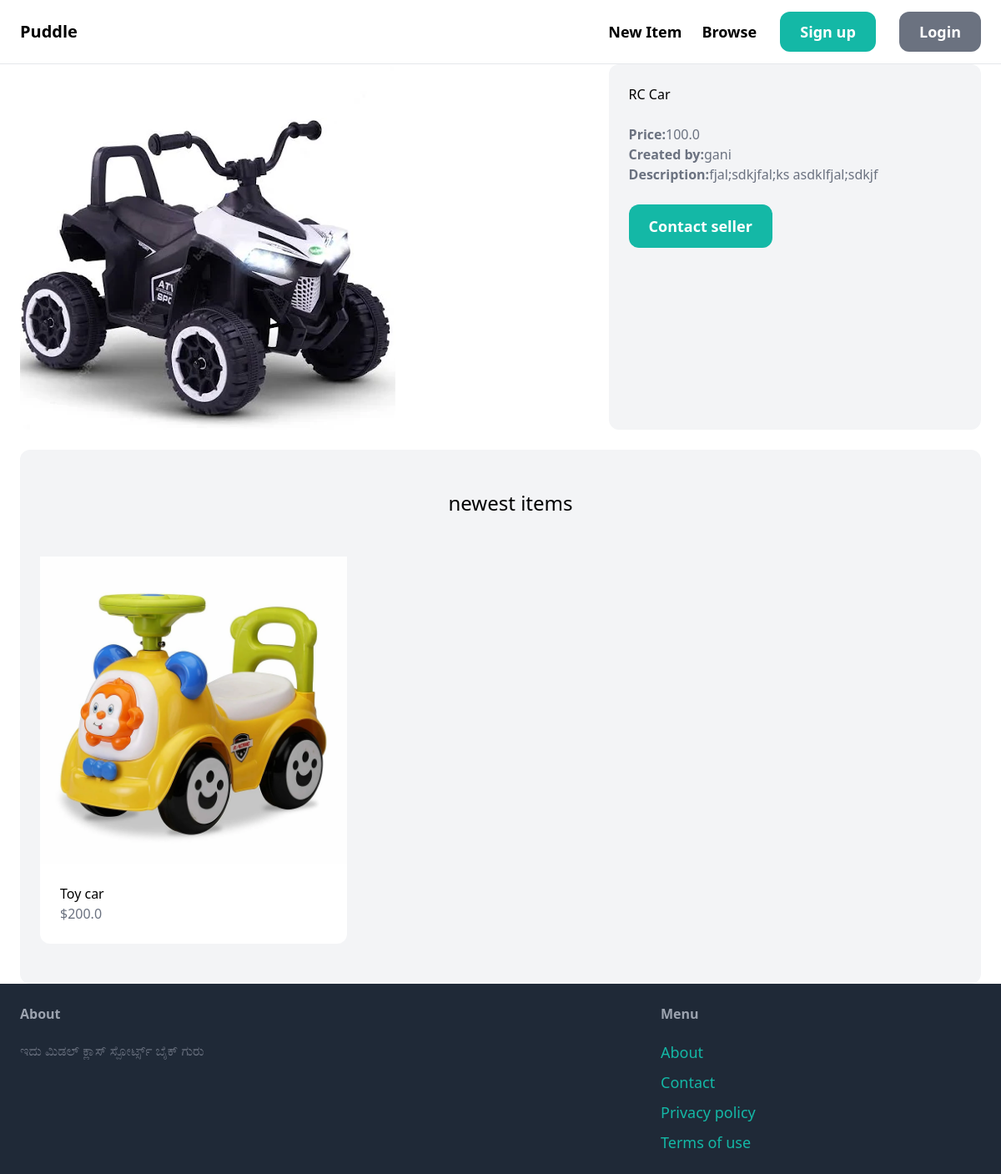
Page /items/1 on the committed database.
### item/models.py (models this page shows, shortened)
class Item(models.Model):
    category = models.ForeignKey(Category,related_name='items',on_delete=models.CASCADE)
    name = models.CharField(max_length=255)
    description = models.TextField(blank=True,null=True)
    price = models.FloatField()
    image = models.ImageField(upload_to='item_images',blank=True,null=True)
    is_sold = models.BooleanField(default=False)
    created_at = models.DateField(auto_now_add=True)
    created_by = models.ForeignKey(User,related_name='items',on_delete=models.CASCADE)

### item/views.py (the view)
# urls.py: path('<int:pk>',views.detail,name='detail'),
def detail(request, pk):
    item = get_object_or_404(Item, pk = pk)
    related_items = Item.objects.filter(category=item.category, is_sold=False).exclude(pk=pk)[0:3]
    context = {'item':item,'related_items':related_items}
    return render(request,'item/detail.html',context)

### item/templates/item/detail.html (shortened to what this page needs)
{%extends 'base.html'%}
{%block content%}
    <div class="grid grid-cols-5 gap-6">
        <div class='col-span-3'>
            <img src="{{item.image.url}}" class="rounded-xl">
        </div>
        <div class="col-span-2 p-6 bg-gray-100 rounded-xl">
            <h1 class="mb-6 text2xl">{{item.name}}<h1>
            <p class="text-gray-500"><strong>Price:</strong>{{item.price}}</p>
            <p class="text-gray-500"><strong>Created by:</strong>{{item.created_by}}</p>
            {%if item.description %}
            <p class="text-gray-500"><strong>Description:</strong>{{item.description}}<p>
            {%endif%}
            {%if request.user == item.created_by %}
                <div class='mt-6 p-6 bg-white rounded-xl'>
                    <p> This is your Item</p>
                    <a href="{%url 'item:delete' item.id %}" class="inline-block mt-6 px-6 py-3 text-lg font-semibold bg-red-600 text-white rounded-xl">Delte</a>
                    <a href="{%url 'item:edit' item.id%}" class="inline-block mt-6 px-6 py-3 text-lg font-semibold bg-teal-500 text-white rounded-xl">Edit</a>
                </div>
            {%else%}
                <a href="{%url 'conversation:new' item.id%}" class="inline-block mt-6 px-6 py-3 text-lg font-semibold bg-teal-500 text-white rounded-xl hover:bg-teal-700">Contact seller</a>
            {%endif%}
        </div>
    </div>
    <div class="mt-6 ps-6 py-12 bg-gray-100 rounded-xl">
        <h2 class="mb-12 text-2xl text-center">newest items</h2>
        <div class="grid grid-cols-3 gap-3">
            {%for item in related_items%}
                <div>
                    <a href="{%url 'item:detail' item.id%}">
                        <div>
                            <img src="{{item.image}}" class="rounde-t-xl">
                        </div>
                        <div class="p-6 bg-white rounded-b-xl">
                            <h2 class-"text-2xl">{{item.name}}</h2>
                            <p class="text-gray-500">${{item.price}}</p>
                        </div>
                    </a>
                </div>
            {% endfor %}
        </div>
    </div>
{%endblock content%}

### rows in the picture
Item: image (picture), name "RC Car", price "100.0", created_by "gani", description "fjal;sdkjfal;ks asdklfjal;sdkjf"
Item: image (picture), name "Toy car", price "200.0"
